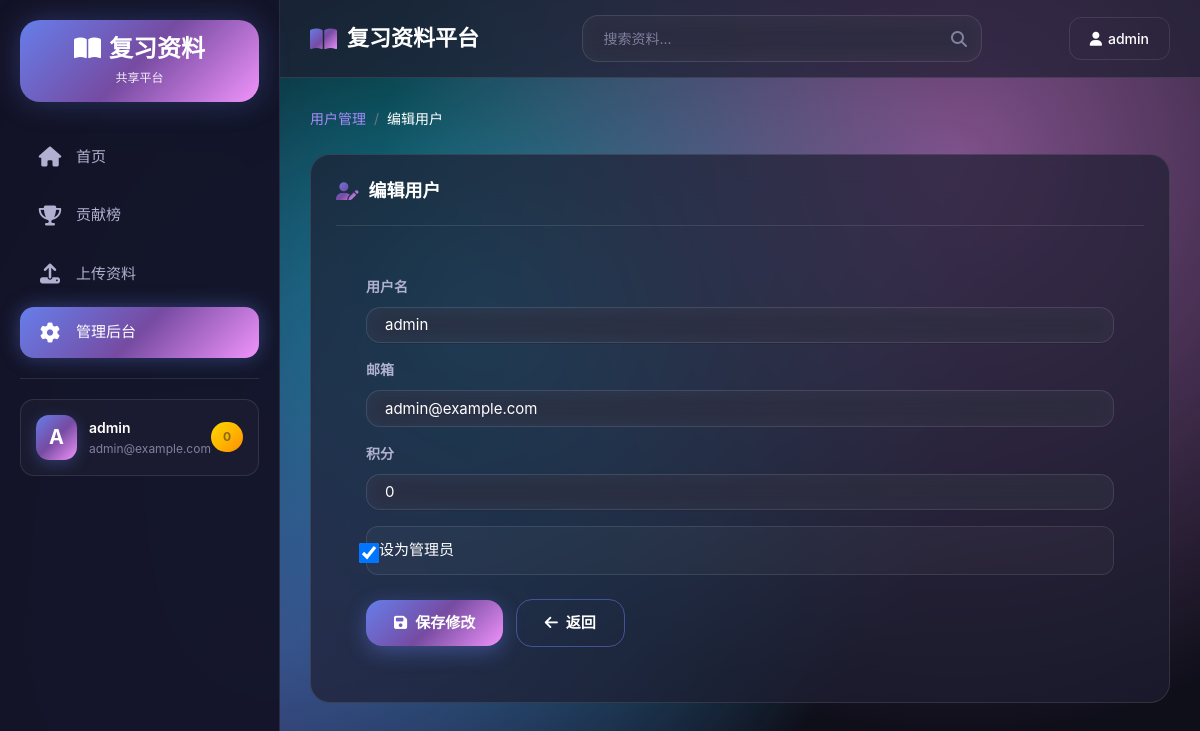
The page /admin/users/1/edit (signed in) on the database its author committed.
### app/models.py (models this page shows, shortened)
class User(UserMixin, db.Model):
    id = db.Column(db.Integer, primary_key=True)
    username = db.Column(db.String(80), unique=True, nullable=False)
    email = db.Column(db.String(120), unique=True, nullable=False)
    password_hash = db.Column(db.String(128), nullable=False)
    is_admin = db.Column(db.Boolean, default=False)
    points = db.Column(db.Integer, default=0)
    created_at = db.Column(db.DateTime, default=datetime.utcnow)
    materials = db.relationship('Material', backref='uploader', lazy='dynamic')
    downloads = db.relationship('DownloadRecord', backref='user', lazy='dynamic')

### app/admin.py (the view, shortened to what this page needs)
@bp.route('/admin/users/<int:user_id>/edit', methods=['GET', 'POST'])
@login_required
def edit_user(user_id):
    if not is_admin():
        flash('无权访问', 'danger')
        return redirect(url_for('main.index'))
    user = User.query.get_or_404(user_id)
    return render_template('admin/edit_user.html', user=user)

### app/admin.py (called while the page is built)
def is_admin():
    return current_user.is_authenticated and current_user.is_admin

### app/models.py (called while the page is built)
@login_manager.user_loader
def load_user(user_id):
    return User.query.get(int(user_id))

### app/templates/admin/edit_user.html (shortened to what this page needs)
{% extends 'base.html' %}
{% block content %}
<nav aria-label="breadcrumb" class="mb-4">
    <ol class="breadcrumb">
        <li class="breadcrumb-item"><a href="{{ url_for('admin.users') }}">用户管理</a></li>
        <li class="breadcrumb-item active">编辑用户</li>
    </ol>
</nav>
<div class="glass-card animate-fade-in-up">
    <div class="glass-card-header">
        <h2 class="glass-card-title">
            <i class="fas fa-user-edit"></i>编辑用户
        </h2>
    </div>
    <div class="card-body" style="padding: 30px;">
        <form method="POST">
            <div class="form-group">
                <label for="username">用户名</label>
                <input type="text" class="form-control" id="username" name="username" value="{{ user.username }}" required>
            </div>
            <div class="form-group">
                <label for="email">邮箱</label>
                <input type="email" class="form-control" id="email" name="email" value="{{ user.email }}" required>
            </div>
            <div class="form-group">
                <label for="points">积分</label>
                <input type="number" class="form-control" id="points" name="points" value="{{ user.points }}" min="0">
            </div>
            <div class="form-check mb-4">
                <input type="checkbox" class="form-check-input" id="is_admin" name="is_admin" {% if user.is_admin %}checked{% endif %}>
                <label class="form-check-label" for="is_admin">设为管理员</label>
            </div>
            <button type="submit" class="btn btn-primary">
                <i class="fas fa-save"></i> 保存修改
            </button>
            <a href="{{ url_for('admin.users') }}" class="btn btn-outline ml-2">
                <i class="fas fa-arrow-left"></i> 返回
            </a>
        </form>
    </div>
</div>
{% endblock %}

### app/templates/base.html (shortened to what this page needs)
<!DOCTYPE html>
<html lang="zh-CN">
<head>
    <link rel="stylesheet" href="https://cdn.jsdelivr.net/npm/bootstrap@4.6.2/dist/css/bootstrap.min.css">
    <link rel="stylesheet" href="https://cdnjs.cloudflare.com/ajax/libs/font-awesome/6.4.0/css/all.min.css">
</head>
<body>
    <div class="app-container">
        <aside class="sidebar" id="sidebar">
            <div class="sidebar-logo">
                <h1><i class="fas fa-book-open mr-2"></i>复习资料</h1>
                <p>共享平台</p>
            </div>
            <ul class="sidebar-nav">
                <li>
                    <a href="{{ url_for('main.index') }}" class="{% if request.endpoint == 'main.index' %}active{% endif %}">
                        <i class="fas fa-home"></i>首页
                    </a>
                </li>
                <li>
                    <a href="{{ url_for('main.leaderboard') }}" class="{% if request.endpoint == 'main.leaderboard' %}active{% endif %}">
                        <i class="fas fa-trophy"></i>贡献榜
                    </a>
                </li>
                {% if current_user.is_authenticated %}
                <li>
                    <a href="{{ url_for('main.upload') }}" class="{% if request.endpoint == 'main.upload' %}active{% endif %}">
                        <i class="fas fa-upload"></i>上传资料
                    </a>
                </li>
                {% endif %}
                {% if current_user.is_authenticated and current_user.is_admin %}
                <li>
                    <a href="{{ url_for('admin.admin_dashboard') }}" class="{% if request.endpoint.startswith('admin') %}active{% endif %}">
                        <i class="fas fa-cog"></i>管理后台
                    </a>
                </li>
                {% endif %}
            </ul>
            <div class="sidebar-divider"></div>
            {% if current_user.is_authenticated %}
            <div class="sidebar-user">
                <div class="sidebar-user-avatar">{{ current_user.username[0].upper() }}</div>
                <div class="sidebar-user-info">
                    <div class="name">{{ current_user.username }}</div>
                    <div class="email">{{ current_user.email }}</div>
                </div>
                <div class="sidebar-user-points">{{ current_user.points }}</div>
            </div>
            {% endif %}
        </aside>
        <div class="main-content">
            <nav class="navbar">
                <a class="navbar-brand" href="{{ url_for('main.index') }}">
                    <i class="fas fa-book-open"></i>复习资料平台
                </a>
                <div class="search-container">
                    <form action="{{ url_for('main.search') }}" method="get">
                        <input type="search" name="keyword" placeholder="搜索资料..." autocomplete="off">
                        <i class="fas fa-search"></i>
                    </form>
                </div>
                <div class="navbar-actions">
                    {% if current_user.is_authenticated %}
                    <div class="dropdown">
                        <button class="navbar-btn navbar-btn-outline" data-toggle="dropdown">
                            <i class="fas fa-user"></i> {{ current_user.username }}
                        </button>
                    </div>
                    {% endif %}
                </div>
            </nav>
            <main>
                {% block content %}{% endblock %}
            </main>
        </div>
    </div>
</body>
</html>

### rows shown on the page
User: username "A", username "admin", email "admin@example.com", points "0", is_admin "☑"
